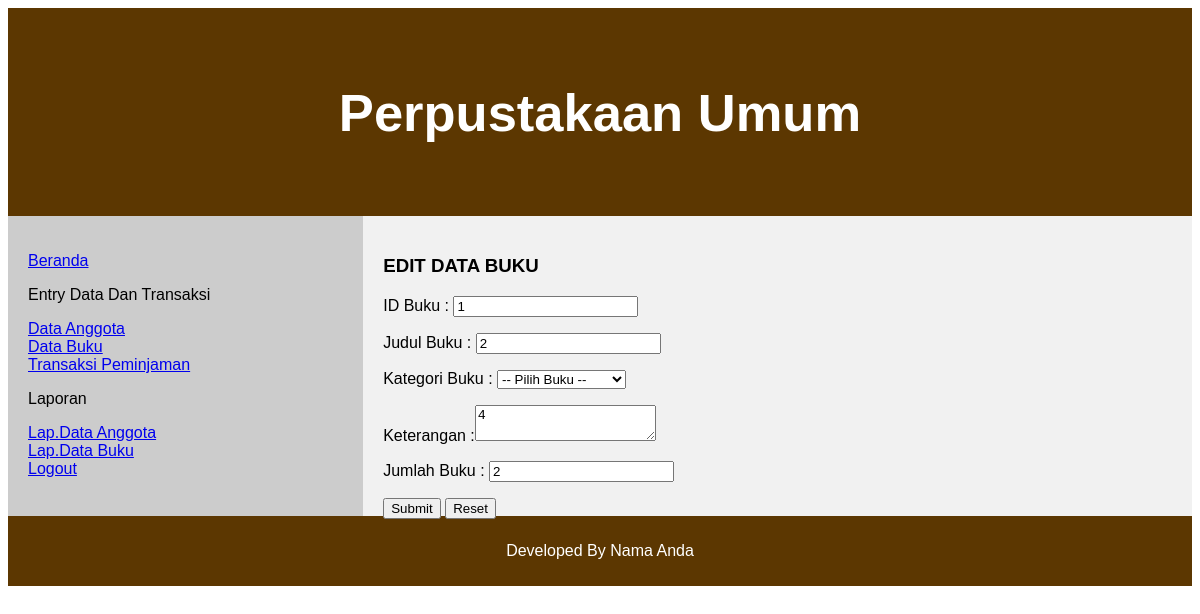
The app's page /form-edit-buku.php?id_buku=1 with its own data.
### tables this page shows
CREATE TABLE `buku` (
  `id_buku` int(10) NOT NULL,
  `judul_buku` varchar(100) NOT NULL,
  `kategori_buku` varchar(100) NOT NULL,
  `keterangan` text NOT NULL,
  `jumlah_buku` int(10) NOT NULL
);

### form-edit-buku.php (the view, shortened to what this page needs)
<html>
<head>
</head>
<body>
<?php
include "header.php";
include "config/koneksi.php";
$id_buku  = $_GET['id_buku'];
$sql_buku =  mysqli_query($koneksi, "SELECT * FROM buku WHERE id_buku = '$id_buku'");
$data_buku=mysqli_fetch_array($sql_buku);
?>
<article>
<form action="aksi-edit-buku.php" method="POST">
<h1>EDIT DATA BUKU</h1>
ID Buku : <input type="text" name="id_buku" value="<?php echo $data_buku['id_buku']; ?>"><p>
Judul Buku : <input type="text" name="judul_buku" value="<?php echo $data_buku['judul_buku']; ?>"><p>
Kategori Buku :
<select name="kategori_buku">
<option value="" selected disabled>-- Pilih Buku --</option>
</select><p>
Keterangan :<textarea name="keterangan"><?php echo $data_buku['keterangan']; ?></textarea><p>
Jumlah Buku : <input type="text" name="jumlah_buku"
value="<?php echo $data_buku['judul_buku']; ?>"><p>
<button type="submit" value="submit">Submit</button>
<button type="reset" value="reset">Reset</button>
</form>
<p>&nbsp;</p>
<p>&nbsp;</p>
</article>
</section>
<footer>
<p>Developed By Nama Anda</p>
</footer>
</body>
</html>

### form-edit-buku.php (style rules this page uses)
* { box-sizing: border-box; }
body { font-family: Arial, Helvetica, sans-serif; }
article { float: left; padding: 20px; width: 70%; background-color: #f1f1f1; height: 300px; }
footer { background-color: #5C3701; padding: 10px; text-align: center; color: white; }

### records on screen
buku: id_buku "1", judul_buku "2", keterangan "4", jumlah_buku "2"
